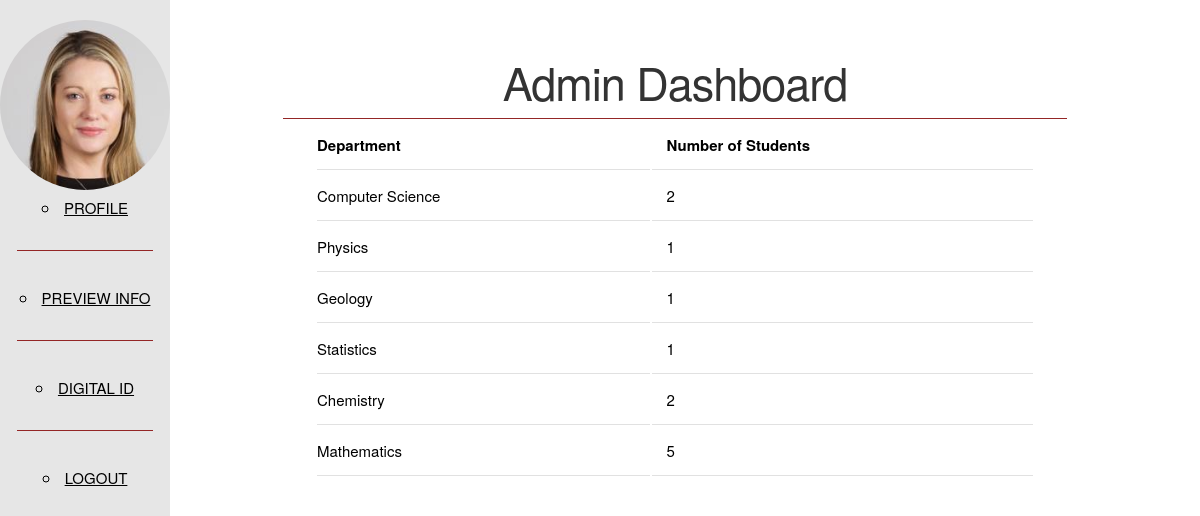
/dash (signed in), run on the app's committed database.
### id_card/models.py (models this page shows, shortened)
class User(db.Model, UserMixin):
    __tablename__ = 'users'
    id = db.Column(db.Integer, primary_key=True)
    user_id = db.Column(db.String(64), unique=True, nullable=False)
    password_hash = db.Column(db.String(128))
    first_name = db.Column(db.String(128))
    middle_name = db.Column(db.String(128))
    last_name = db.Column(db.String(128))
    gender = db.Column(db.CHAR)
    state_of_origin = db.Column(db.String(64))
    blood_group = db.Column(db.String(5))
    dob = db.Column(db.Date)
    course = db.Column(db.String(64))
    department = db.Column(db.String(64))
    expiry_date = db.Column(db.Date)
    email = db.Column(db.String(128), unique=True, nullable=False)
    number = db.Column(db.String(64))
    address = db.Column(db.String(128))
    id_ready = db.Column(db.BOOLEAN, default=False)
    rusticated = db.Column(db.BOOLEAN, default=False)
    nok_fullname = db.Column(db.String(128))
    nok_address = db.Column(db.String(128))
    nok_number = db.Column(db.String(64))
    """ User role column instead of Role model.
    Roles are:
    : STUDENT
    : ADMIN
    """
    role = db.Column(db.String(64), nullable=False)
    is_active = db.Column(db.BOOLEAN, default=True)
    """PASSWORD METHODS AND VERIFICATION"""
    @property
    def password(self) -> AttributeError:
        raise AttributeError('PROPERTY NOT ACCESSIBLE')
    """----------------------------------------------------------"""
    """STATIC AND CLASS METHODS"""

### id_card/admin/views.py (the view)
@admin.route('/dash')
@login_required
def index():
    students = User.query.filter_by(role='STUDENT')
    deps = {user.department for user in students}
    counts = {}
    for dep in deps:
        counts.setdefault(dep, User.query.filter_by(department=dep).count())
    return render_template('admin/dash.html', deps=deps, counts=counts)

### id_card/models.py (called while the page is built)
@login_manager.user_loader
def load_user(user_id):
    return User.query.get(user_id)

### id_card/templates/admin/dash.html (shortened to what this page needs)
{% extends "base.html" %}
{% block content %}
<div id="main">
    <div class="header">
        <h1>Admin Dashboard</h1>
    </div>
    <div class="content">
        <table class="custom-table">
            <thead>
                <tr>
                    <th>Department</th>
                    <th>Number of Students</th>
                </tr>
            </thead>
            <tbody>
                {% for k, v in counts.items() %}
                    <tr>
                        <td>{{ k }}</td>
                        <td>{{ v }}</td>
                    </tr>
                {% endfor %}
            </tbody>
        </table>
    </div>
</div>
{% endblock %}

### id_card/templates/nav.html (shortened to what this page needs)
{% if current_user.role == 'STUDENT' %}
<div class="pure-menu">
    <span class="pure-menu-heading">
        <img class="pure-img-responsive" src="{{ url_for('static', filename='img/profiles/{}.jpg'.format(current_user.user_id)) }}">
    </span>
    <ul class="pure-menu-list">
        <li class="pure-menu-item">
            <a class="pure-menu-link" href="{{ url_for('student.index', id=current_user.id) }}">PROFILE</a>
        </li>
        <hr>
        <li class="pure-menu-item">
            <a class="pure-menu-link" href="{{ url_for('student.preview_info', id=current_user.id) }}">PREVIEW INFO</a>
        </li>
        <hr>
        <li class="pure-menu-item">
            <a class="pure-menu-link" href="{{ url_for('student.digital_id', id=current_user.id) }}">DIGITAL ID</a>
        </li>
        <hr>
        <li class="pure-menu-item">
            <a class="pure-menu-link" href="{{ url_for('logout') }}">LOGOUT</a>
        </li>
    </ul>
</div>
{% endif %}

### id_card/static/css/skeleton.css (style rules this page uses)
html { font-size: 62.5%; }
body { font-size: 1.5em; line-height: 1.6; font-weight: 400; font-family: "Raleway", "HelveticaNeue", "Helvetica Neue", Helvetica, Arial, sans-serif; color: #222; }
h1, h2, h3, h4, h5, h6 { margin-top: 0; margin-bottom: 2rem; font-weight: 300; }
h1 { font-size: 4.0rem; line-height: 1.2; letter-spacing: -.1rem; }
@media (min-width: 550px) { h1 { font-size: 5.0rem; } }
a { color: #1EAEDB; }
ul { list-style: circle inside; }
ol, ul { padding-left: 0; margin-top: 0; }
li { margin-bottom: 1rem; }
th, td { padding: 12px 15px; text-align: left; border-bottom: 1px solid #E1E1E1; }
th:first-child, td:first-child { padding-left: 0; }
th:last-child, td:last-child { padding-right: 0; }
pre, blockquote, dl, figure, table, p, ul, ol, form { margin-bottom: 2.5rem; }
hr { margin-top: 3rem; margin-bottom: 3.5rem; border-width: 0; border-top: 1px solid #E1E1E1; }

### id_card/static/css/pure-custom.css (style rules this page uses)
body { color: #000000; }
.pure-img-responsive { max-width: 100%; height: auto; }
.content { margin: 0 auto; padding: 0 2em; max-width: 800px; margin-bottom: 50px; line-height: 1.6em; }
.header { width: 70%; margin: auto; color: #333; text-align: center; padding: 2.5em 2em 0; border-bottom: 1px solid #942626; }
.header h1 { margin: 0.2em 0; font-size: 3em; font-weight: 300; }
#menu a { color: #000000; border: none; padding: 0; }
#menu .pure-menu hr { width: 80%; border-color: #942626; }
#menu .pure-menu, #menu .pure-menu ul { border: none; background: transparent; }
#menu .pure-menu-heading img { border-radius: 50%; }
#menu .pure-menu-selected, #menu .pure-menu-heading { background: rgb(230, 230, 230); }
#menu .pure-menu-heading { font-size: 110%; color: #fff; margin: 0; }
@media (min-width: 48em) { .header, .content { padding-left: 2em; padding-right: 2em; } }

### id_card/static/css/custom.css (style rules this page uses)
table.custom-table { width: 90%; margin: auto; }

### data on the page
User: user (picture), department "Statistics", v "1"
User: department "Computer Science", v "2"
User: department "Physics", v "1"
User: department "Geology", v "1"
User: department "Chemistry", v "2"
User: department "Mathematics", v "5"
